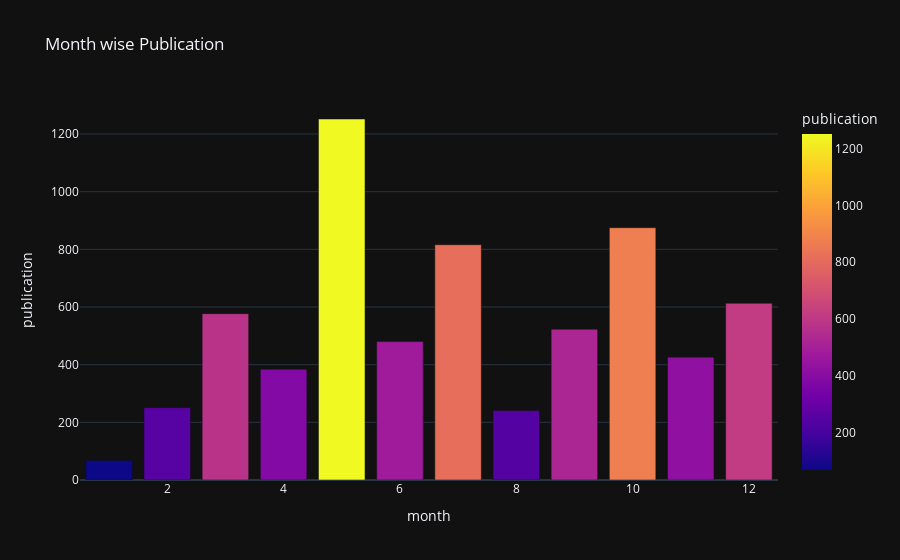

Here is the notebook cell this chart was saved with:
### Code cell
data['month'] = data['date'].dt.month
date_gr = data.groupby('month')['publication'].count().sort_values(ascending = False).reset_index()
plt.figure(figsize = (10,8))
px.bar(date_gr, x= 'month', y='publication', color = 'publication',hover_data=['publication'],
       title="Month wise Publication" )

### Figure 1 — Plotly figure (JSON) as saved in the notebook; plotly's stock layout.template omitted (floating-point values rounded to 4 significant figures)
{"data": [{"alignmentgroup": "True", "hovertemplate": "month=%{x}<br>publication=%{marker.color}<extra></extra>", "legendgroup": "", "marker": {"color": [1252, 875, 816, 613, 577, 523, 480, 426, 384, 251, 241, 68], "coloraxis": "coloraxis", "pattern": {"shape": ""}}, "name": "", "offsetgroup": "", "orientation": "v", "showlegend": false, "textposition": "auto", "type": "bar", "x": [5, 10, 7, 12, 3, 9, 6, 11, 4, 2, 8, 1], "xaxis": "x", "y": [1252, 875, 816, 613, 577, 523, 480, 426, 384, 251, 241, 68], "yaxis": "y"}], "layout": {"barmode": "relative", "coloraxis": {"colorbar": {"title": {"text": "publication"}}, "colorscale": [[0, "#0d0887"], [0.1111, "#46039f"], [0.2222, "#7201a8"], [0.3333, "#9c179e"], [0.4444, "#bd3786"], [0.5556, "#d8576b"], [0.6667, "#ed7953"], [0.7778, "#fb9f3a"], [0.8889, "#fdca26"], [1, "#f0f921"]]}, "legend": {"tracegroupgap": 0}, "title": {"text": "Month wise Publication"}, "xaxis": {"anchor": "y", "domain": [0, 1], "title": {"text": "month"}}, "yaxis": {"anchor": "x", "domain": [0, 1], "title": {"text": "publication"}}}}
